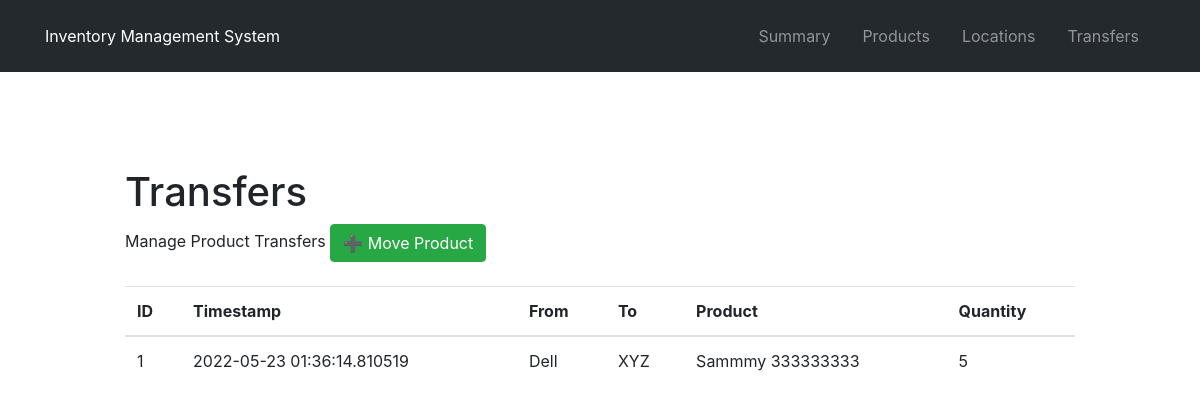
Page /transfers on the earlier database version.
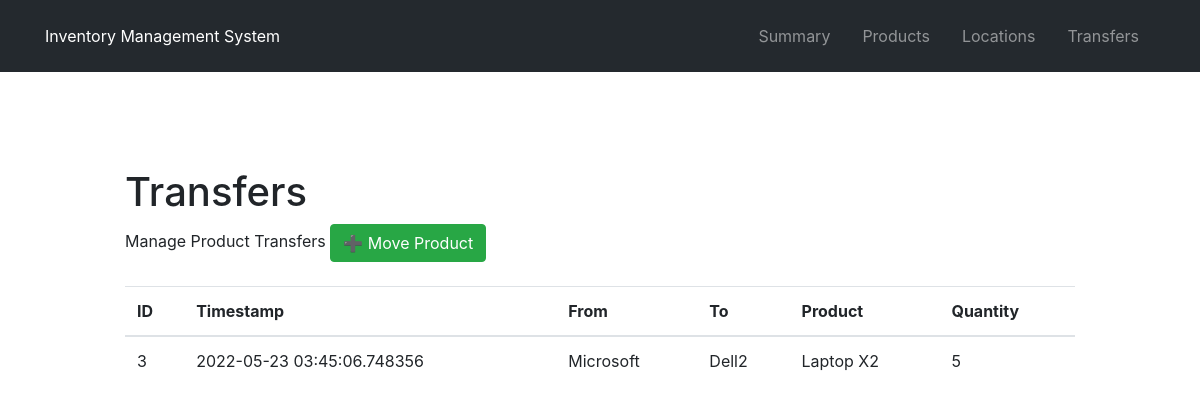
Same page on the later database version.
### inventory/models/transfer.py (models this page shows, shortened)
class Transfer(db.Model):
  __tablename__ = 'transfer'
  transfer_id = db.Column(db.Integer, primary_key= True)
  transfer_time = db.Column(db.DateTime, default=datetime.utcnow)
  transfer_to = db.Column(db.String(35),nullable = False)
  transfer_from = db.Column(db.String(35),nullable = False)
  product_name = db.Column(db.String(35),nullable = False)
  product_qty = db.Column(db.Integer, nullable = False)

### inventory/models/product.py (models this page shows, shortened)
class Product(db.Model):
  __tablename__ = 'product'
  product_id = db.Column(db.Integer, primary_key= True)
  product_name = db.Column(db.String(35),unique = True ,nullable = False)
  product_qty = db.Column(db.Integer, nullable = False)

### inventory/controllers/inventory.py (the view)
@blueprint.route("/transfers", methods=['GET', 'POST'])
def transfers():
  if request.method == "POST" :
    product_name      = request.form["product_name"]
    qty             = request.form["product_qty"]
    transfer_from    = request.form["transfer_from"]
    transfer_to      = request.form["transfer_to"]
    if transfer_from != transfer_to and transfer_to != transfer_from:
      new_transfer = Transfer(product_name=product_name, product_qty=qty, transfer_from=transfer_from, transfer_to=transfer_to)
      new_inventory = Inventory(location=transfer_to, product_name=product_name, product_qty=qty)
      try:
        db.session.add(new_transfer)
        db.session.add(new_inventory)
        db.session.commit()
        return redirect("/transfers")
      except:
        return render_template('inventory/transfer.html', error="There Was an issue while adding a new Transfer")
    else:
      products    = Product.query.order_by(Product.product_id).all()
      locations   = Location.query.order_by(Location.location_id).all()
      transfers = Transfer.query\
        .join(Product, Transfer.product_name == Product.product_name)\
        .add_columns(
            Transfer.transfer_id,
            Transfer.product_qty,
            Product.product_name,
            Transfer.transfer_from,
            Transfer.transfer_to,
            Transfer.transfer_time)\
        .all()
      return render_template("inventory/transfer.html", transfers=transfers, products=products, locations=locations,  error="There Was an issue while adding a new Transfer")
  else:
    products    = Product.query.order_by(Product.product_id).all()
    locations   = Location.query.order_by(Location.location_id).all()
    transfers = Transfer.query\
        .join(Product, Transfer.product_name == Product.product_name)\
        .add_columns(
            Transfer.transfer_id,
            Transfer.product_qty,
            Product.product_name,
            Transfer.transfer_from,
            Transfer.transfer_to,
            Transfer.transfer_time)\
        .all()
    return render_template("inventory/transfer.html", transfers=transfers, products=products, locations=locations)

### inventory/templates/inventory/transfer.html (shortened to what this page needs)
{% extends "layouts/layout.html" %}
{% block content %}
  <div class="container py-5 my-5" style="max-width: 980px;">
<h1>Transfers</h1>
<div class="mb-4" >
  <p style="display: inline-block;margin:0;"> Manage Product Transfers</p>
   <button type="button" class="btn btn-success" data-toggle="modal" data-target="#exampleModal"> ➕ Move Product</button>
</div>
    <div>
<table class="table table-hover">
<thead>
 <tr>
   <th>ID</th>
   <th>Timestamp</th>
   <th>From</th>
   <th>To</th>
   <th>Product</th>
   <th>Quantity </th>
 </tr>
</thead>
<tbody>
{%for data in transfers%}
 <tr>
   <td>{{data.transfer_id}}</td>
   <td>{{data.transfer_time}}</td>
   <td>{{data.transfer_from}}</td>
   <td>{{data.transfer_to}}</td>
   <td>{{data.product_name}}</td>
   <td>{{data.product_qty}}</td>
 </tr>
 {% endfor %}
</tbody>
</table>
    </div>
  </div>
{% endblock %}

### inventory/templates/layouts/layout.html (shortened to what this page needs)
<!DOCTYPE html>
<html lang="en">
  <head>
    <link rel="stylesheet" href="{{ url_for('static', filename='css/style.css') }}" >
    <link rel="stylesheet" href="{{ url_for('static', filename='css/colors.css') }}" >
    <link rel="stylesheet" href="https://stackpath.bootstrapcdn.com/bootstrap/4.2.1/css/bootstrap.min.css">
  </head>
  <body>
    {% include "partials/header.html" %}
    {% block content %}{% endblock %}
  </body>
</html>

### inventory/templates/partials/header.html (shortened to what this page needs)
<nav class="navbar navbar-expand-md navbar-dark bg-gray-dark black ">
   <div class="container">
      <a class="text-white link-reset text-inherit pr-3" href="/">
      Inventory Management System
      </a>
      <div class="collapse navbar-collapse" id="navbarSupportedContent">
         <ul class="navbar-nav ml-auto">
            <li class="nav-item nav-link" >
               <a class="nav-link text-inherit" href="/inventory">
               Summary
               </a>
            </li>
            <li class="nav-item nav-link" >  <a class="nav-link text-inherit" href="/product">
               Products
               </a>
            </li>
            <li class="nav-item nav-link" >  <a class="nav-link text-inherit" href="/location">
               Locations
               </a>
            </li>
            <li class="nav-item nav-link">  <a class="nav-link text-inherit"  href="/transfers">
               Transfers
               </a>
            </li>
         </ul>
      </div>
   </div>
</nav>

### inventory/static/css/colors.css (style rules this page uses)
.bg-gray-dark { background-color: #24292e; }
.text-white { color: #ffffff; }
.text-inherit { color: inherit; }

Differences in the rows shown:
no longer on this page (row unchanged): Transfer: transfer_id "1", transfer_time "2022-05-23 01:36:14.810519", transfer_from "Dell", transfer_to "XYZ", product_name "Sammmy 333333333", product_qty "5"
added Transfer: transfer_id "3", transfer_time "2022-05-23 03:45:06.748356", transfer_from "Microsoft", transfer_to "Dell2", product_name "Laptop X2", product_qty "5"
